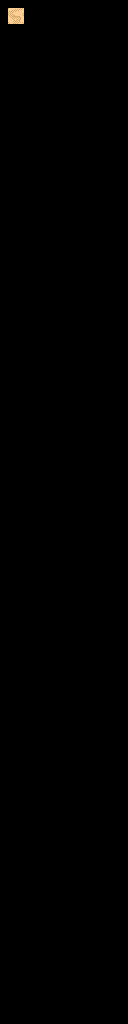

A level layout from a 2D game, rendered from its tile map. Below: a short description, then the map file with tile-grid data replaced by summaries:
An orthogonal 16x128 tile map with 8x8 px tiles, 3 tile layers (regions, input1_automapping-input, output_automapping-output), 2 tilesets.

<map version="1.2" tiledversion="1.2.4" orientation="orthogonal" renderorder="left-up" width="16" height="128" tilewidth="8" tileheight="8" infinite="0" nextlayerid="10" nextobjectid="1">
 <properties>
  <property name="NoOverlappingRules" value="true" />
 </properties>
 <tileset firstgid="1" source="../tilesets/overworld-tileset.tsx" />
 <tileset firstgid="641" source="../tilesets/overworld-automapping-input_tiles.tsx" />
 <layer id="1" name="regions" width="16" height="128">
  <data>[2048 cells, 4 non-empty, 1 distinct tile ids]</data>
 </layer>
 <layer id="2" name="input1_automapping-input" width="16" height="128">
  <data>[2048 cells, 4 non-empty, 1 distinct tile ids]</data>
 </layer>
 <layer id="3" name="output_automapping-output" width="16" height="128">
  <data>[2048 cells, 4 non-empty, 4 distinct tile ids]</data>
 </layer>
</map>
